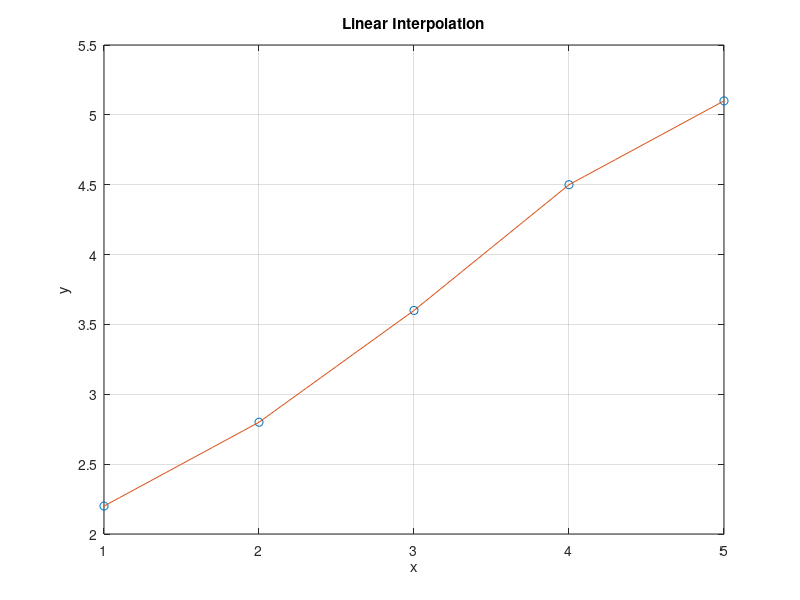

This figure's MATLAB source:
% MATLAB script for interpolation

% Example data points
x = [1, 2, 3, 4, 5];
y = [2.2, 2.8, 3.6, 4.5, 5.1];

% Linear interpolation
xi = 1:0.1:5;
yi = interp1(x, y, xi);

% Plotting the result
figure;
plot(x, y, 'o', xi, yi, '-');
title('Linear Interpolation');
xlabel('x');
ylabel('y');
grid on;
